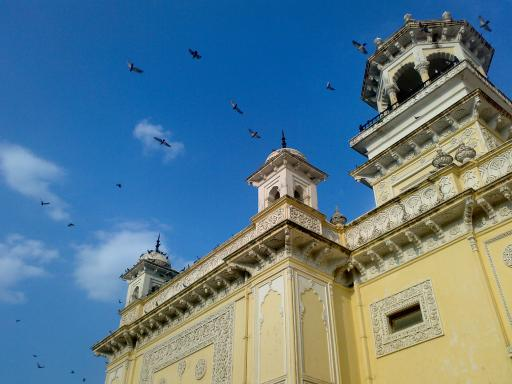
#> input picture home.jpg, 512 x 384 px
$ python test2.py
#> lines starting #> are read from the running program, lines starting #| are printed output that depends on the picture
import cv2 as cv
from matplotlib import pyplot as plt

# openCV는 bgr순으로 넘파이 배열에 저장한다.
img = cv.imread("home.jpg")
#> img is the input picture: shape (384, 512, 3); mean B, G, R 141.2, 123.9, 91.6
# pyplot을 사용한다면, 역순으로 읽어야 rgb값이 정상적으로 매칭된다.

print(img.shape)
#| (384, 512, 3)

# [256]은 빈을 어느 정도의 개수로 가질건지 -> 빈이 얼나마 큰지, [0,256]은 값의 범위!
hist = cv.calcHist([img],[0],None,[256],[0,255])
#> hist = 256 values, max 4049 at index 164, min 0 at index 233, mean 768

# openCV는 BGR 순이니, RGB 각각채널 따로 해보자.
histo_r = cv.calcHist([img],[2],None, [256],[0,255])
#> histo_r = 256 values, max 2968 at index 5, min 0 at index 255, mean 768
histo_g = cv.calcHist([img],[1],None, [256],[0,255])
#> histo_g = 256 values, max 4328 at index 91, min 0 at index 240, mean 768
histo_b = cv.calcHist([img],[0],None, [256],[0,255])
#> histo_b has the same summary as hist

# gray-scale
img_gray = cv.cvtColor(img, cv.COLOR_BGR2GRAY)
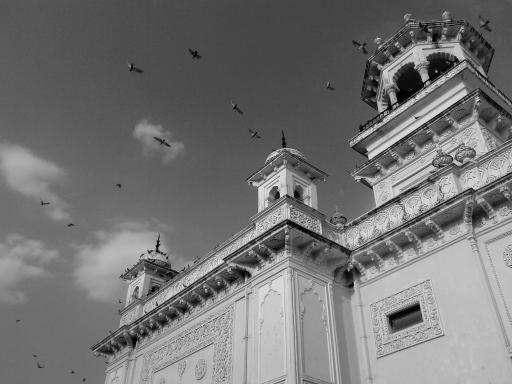
#> img_gray: shape (384, 512); min 0, max 252, mean 116.2
print(img_gray.shape)
#| (384, 512)
histo_gray = cv.calcHist([img],[0],None, [256], [0, 255])
#> histo_gray has the same summary as hist

plt.subplot(1,2,1)
# (384, 512) - bgr 투플이 사라짐..!
plt.imshow(img[:,:,::-1])

plt.subplot(1,2,2)
plt.plot(histo_r, color = 'r')
plt.plot(histo_g, color = 'g')
plt.plot(histo_b, color = 'b')
plt.plot(histo_gray, color = 'b')

plt.title("rgb image")
plt.show()
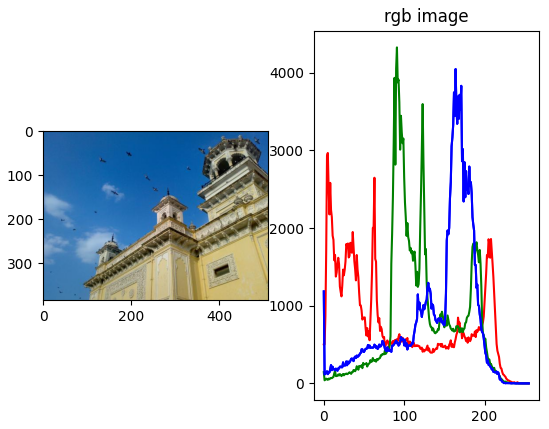
#> figure drawn by matplotlib, 2 panels; panel 2: curve peaks at x = 5, y = 2968; panel 2: curve peaks at x = 91, y = 4328; panel 2: curve peaks at x = 164, y = 4049

$ run again, with apple.jpg copied over home.jpg
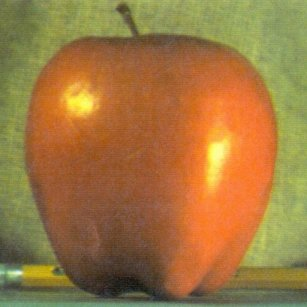
#> input picture apple.jpg, 307 x 307 px
#> img is the input picture: shape (307, 307, 3); mean B, G, R 64.8, 119.7, 159
#| (307, 307, 3)
#> hist = 256 values, max 2659 at index 52, min 0 at index 1, mean 368.2
#> histo_r = 256 values, max 1389 at index 153, min 0 at index 0, mean 365.9
#> histo_g = 256 values, max 1531 at index 89, min 0 at index 0, mean 368.1
#> histo_b has the same summary as hist
#> `img_gray = cv.cvtColor(img, cv.COLOR_BGR2GRAY)`:
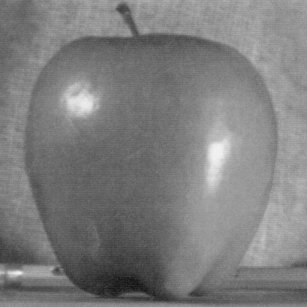
#> img_gray: shape (307, 307); min 14, max 242, mean 125.2
#| (307, 307)
#> histo_gray has the same summary as hist
#> `plt.show()`:
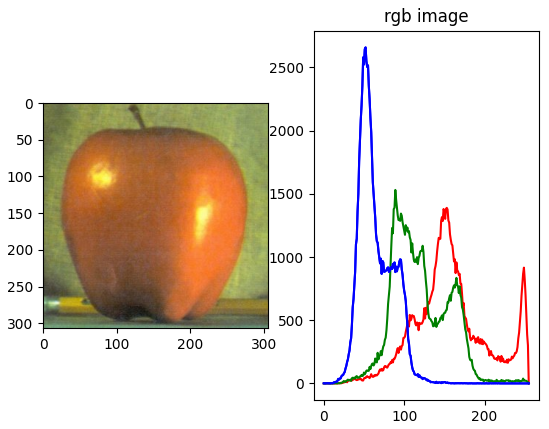
#> figure drawn by matplotlib, 2 panels; panel 2: curve peaks at x = 153, y = 1389; panel 2: curve peaks at x = 89, y = 1531; panel 2: curve peaks at x = 52, y = 2659
